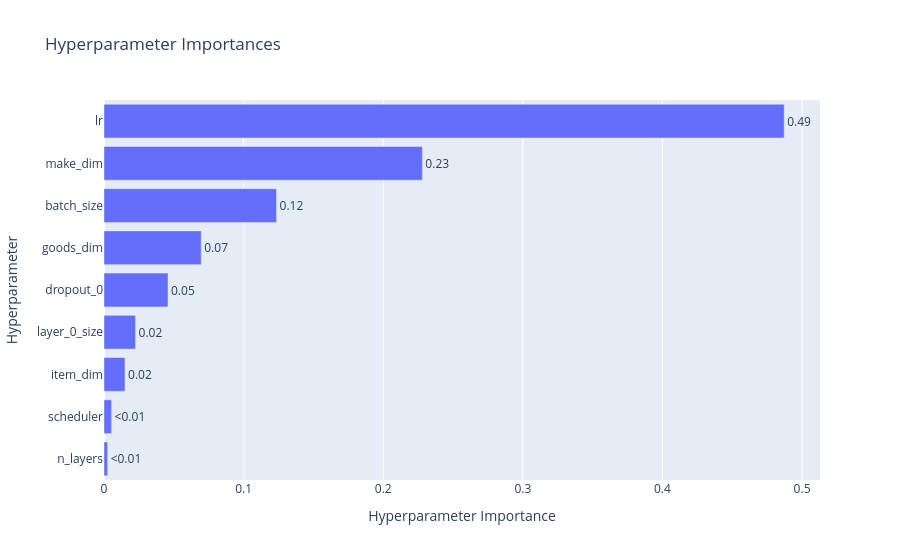

The cell this chart's notebook holds for it:
### Code cell
plot_param_importances(study)

### Figure 1 — Plotly figure (JSON) as saved in the notebook; plotly's stock layout.template omitted (floating-point values rounded to 4 significant figures)
{"data": [{"cliponaxis": false, "hovertemplate": ["n_layers (IntDistribution): 0.0026013552306109293<extra></extra>", "scheduler (CategoricalDistribution): 0.005446913299833241<extra></extra>", "item_dim (IntDistribution): 0.015052725341107992<extra></extra>", "layer_0_size (IntDistribution): 0.022584261661827847<extra></extra>", "dropout_0 (FloatDistribution): 0.045851092300334954<extra></extra>", "goods_dim (IntDistribution): 0.06962940548778808<extra></extra>", "batch_size (CategoricalDistribution): 0.12359424648723913<extra></extra>", "make_dim (IntDistribution): 0.22803826783016612<extra></extra>", "lr (FloatDistribution): 0.4872017323610916<extra></extra>"], "name": "Objective Value", "orientation": "h", "text": ["<0.01", "<0.01", "0.02", "0.02", "0.05", "0.07", "0.12", "0.23", "0.49"], "textposition": "outside", "type": "bar", "x": [0.002601, 0.005447, 0.01505, 0.02258, 0.04585, 0.06963, 0.1236, 0.228, 0.4872], "y": ["n_layers", "scheduler", "item_dim", "layer_0_size", "dropout_0", "goods_dim", "batch_size", "make_dim", "lr"]}], "layout": {"title": {"text": "Hyperparameter Importances"}, "xaxis": {"title": {"text": "Hyperparameter Importance"}}, "yaxis": {"title": {"text": "Hyperparameter"}}}}
